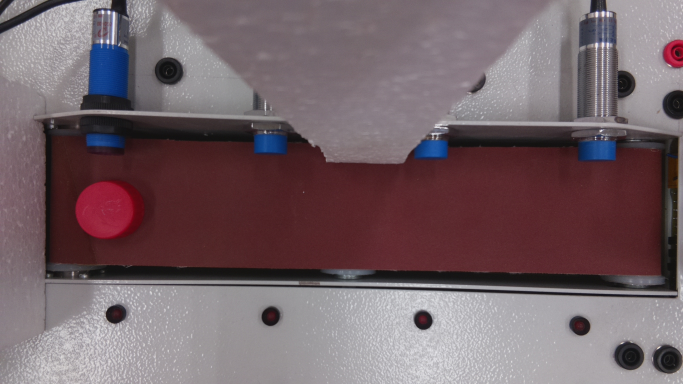
#> input picture img-data/image019.jpg, 1366 x 768 px (shown at 1/2 size)
$ python test_file.py
#> lines starting #> are read from the running program, lines starting #| are printed output that depends on the picture
### IDcircle.py
import cv2
import numpy as np


def red_mask(img):
    img_hsv = cv2.cvtColor(img, cv2.COLOR_RGB2HSV)
    # lower mask (0-10)
    lower_red = np.array([0, 100, 100])
    upper_red = np.array([10, 255, 255])
    mask0 = cv2.inRange(img_hsv, lower_red, upper_red)
    # upper mask (170-180)
    lower_red = np.array([170, 100, 100])
    upper_red = np.array([180, 255, 255])
    mask1 = cv2.inRange(img_hsv, lower_red, upper_red)
    # join my masks
    mask = mask0 + mask1
    # creating a circle kernel
    kernel_circle = cv2.getStructuringElement(cv2.MORPH_ELLIPSE, (7,7))
    # dilation with a circle kernel
    dilation = cv2.dilate(mask, kernel=kernel_circle, iterations=2)
    # set mask: zero everywhere exept hot zones
    output_img_red = img.copy()
    output_img_red[np.where(dilation == 0)] = 0
    return mask , output_img_red #returns a mask with all the red pixels?


def blue_mask(img):
    img_hsv = cv2.cvtColor(img, cv2.COLOR_BGR2HSV)
    # define range of blue color in HSV
    lower_blue = np.array([100, 50, 50])
    upper_blue = np.array([120, 255, 255])
    # Threshold the HSV image to get only blue colors
    mask = cv2.inRange(img_hsv, lower_blue, upper_blue)
    # set mask: zero everywhere exept target zones
    output_img_blue = img.copy()
    output_img_blue[np.where(mask == 0)] = 0
    return mask ,output_img_blue


def green_mask(img):
    img_hsv = cv2.cvtColor(img, cv2.COLOR_BGR2HSV)
    # define range of blue color in HSV
    lower_green = np.array([20, 50, 50])
    upper_green = np.array([100, 255, 255])
    # Threshold the HSV image to get only blue colors
    mask = cv2.inRange(img_hsv, lower_green, upper_green)
    output_img_green = img.copy()
    output_img_green[np.where(mask == 0)] = 0
    return mask ,output_img_green


# [9 lines left out: function yellow_mask, not called in this run]


def find_bottletap(image_rgb,x,y,r):
    #turn image_rgb into image_gray : a grayscale image
    image_gray = cv2.cvtColor(image_rgb , cv2.COLOR_RGB2GRAY)
    # detect circles in the image
    circles = cv2.HoughCircles(image_gray, cv2.HOUGH_GRADIENT, 1, 1000, param1=40, param2=30,
                               minRadius=50, maxRadius=70)
    # ensure at least some circles were found
    if circles is not None:
        # convert the (x, y) coordinates and radius of the circles to integers
        # loop over the (x, y) coordinates and radius of the circles
        circles = np.uint16(np.around(circles))
        for i in circles[0,:,]:
            # draw the outer circle
            # print(i)
            cv2.circle(image_rgb, (i[0], i[1]), i[2], (0, 255, 0), 2)
            # draw the center of the circle
            cv2.circle(image_rgb, (i[0], i[1]), i[2], (0, 0, 0), 3)
    else:
        print("No bottletap on track!")
        x=0
        y=0
        r=0

    x=i[0]
    y=i[1]
    r=i[2]
    return x, y ,r, image_rgb

def bottletap(image,x,y,r): # Paints everything outside the circle black!
   for i in np.arange(0, image.shape[0]):
       for j in np.arange(0, image.shape[1]):
            if ((((j-x)**2) + (((i-y)**2))>r**2)):
                image[i, j, 0] = 0
                image[i, j, 1] = 0
                image[i, j, 2] = 0
   return image


def find_track(img):
    img[0:300, :] = 0
    img[520:800, :] = 0
    return img

def getColor(img):

    bw_red, color_red = red_mask(img)
    bw_green,color_green = green_mask(img)
    bw_blue,color_blue = blue_mask(img)

    counter_R= np.sum(bw_red == True)
    print(counter_R)
    counter_B= np.sum(bw_blue == True)
    print(counter_B)
    counter_G=np.sum(bw_green == True)
    print(counter_G)

    message=0

    if(counter_R > counter_B) and (counter_R > counter_G):
        message=111

    elif(counter_B > counter_R) and (counter_B > counter_G):
        message=101

    elif (counter_G > counter_R) and (counter_G >> counter_B):
        message=100

    return message

### img-data/test_file.py
import cv2
import IDcircle as idc
import matplotlib
matplotlib.use('TkAgg')
import matplotlib.pyplot as plt
# Load and prepare image:
print("Load and prepare image: ")
img_BGR = cv2.imread("image019.jpg")
#> img_BGR is the input picture: shape (768, 1366, 3); mean B, G, R 103.8, 98.5, 116.3
img = idc.find_track(img_BGR)
#> in find_track, `img[0:300, :] = 0`:
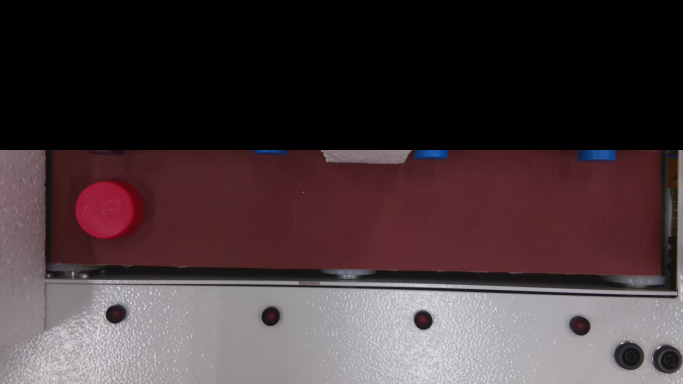
#> img: shape (768, 1366, 3) (shown at 1/2 size); mean B, G, R 57.9, 55.3, 70.1
#> in find_track, `img[520:800, :] = 0`:
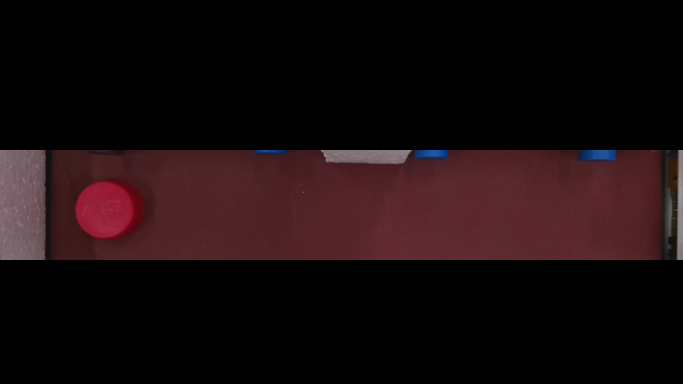
#> img: shape (768, 1366, 3) (shown at 1/2 size); mean B, G, R 13.1, 11.7, 24.2
img = cv2.cvtColor(img, cv2.COLOR_BGR2RGB)
plt.imshow(img, cmap= None)
plt.show()
# WARNING: Image has to be in grayscale!

print("Finding circle...")
x=100
y=100
r=100
x, y, r, img_circle = idc.find_bottletap(img,x,y,r)
#> in find_bottletap, `image_gray = cv2.cvtColor(image_rgb , cv2.COLOR_RGB2GRAY)`:
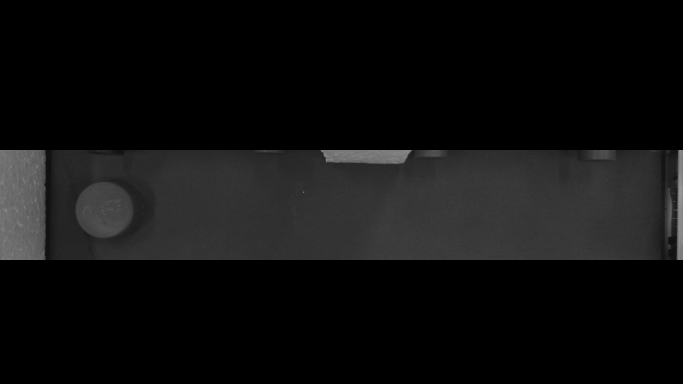
#> image_gray: shape (768, 1366) (shown at 1/2 size); min 0, max 155, mean 15.6
#> in find_bottletap, `circles = cv2.HoughCircles(image_gray, cv2.HOUGH_GRADIENT, 1, 1000, pa..`: circles = [[208.5, 420.5, 56.6]]
#> in find_bottletap, `circles = np.uint16(np.around(circles))`: circles = [[208, 420, 57]]
#> the loop in find_bottletap, `for i in circles[0,:,]:` made 1 pass
#> after the loop in find_bottletap, `for i in circles[0,:,]:`:
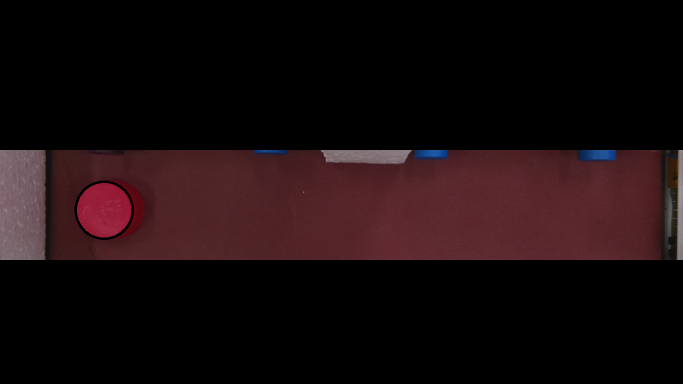
#> image_rgb: shape (768, 1366, 3) (shown at 1/2 size); mean R, G, B 24, 11.6, 13
#> in find_bottletap, `x=i[0]`: x = 208
#> in find_bottletap, `y=i[1]`: y = 420
#> in find_bottletap, `r=i[2]`: r = 57
#> x = 208; y = 420; r = 57
plt.imshow(img_circle,cmap='Blues')
plt.show()
print(x,y,r)
#| 208 420 57
plt.imshow(img_circle[y-r:y+r,x-r:x+r],cmap='Blues')
plt.show()
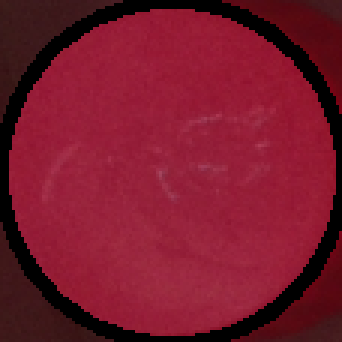
#> shown: shape (114, 114, 3) (shown 3 times larger); mean R, G, B 120.4, 25, 44
img_new = idc.bottletap(img_circle[x-r:x+r,y-r:y+r], x, y, r)
#> after the loop in bottletap, `for i in np.arange(0, image.shape[0]):`: image: shape (114, 114, 3); every value is 0
print("Circle found: ")
bw, color = idc.blue_mask(img_new)
#> in blue_mask, `mask = cv2.inRange(img_hsv, lower_blue, upper_blue)`: mask: shape (114, 114); every value is 0
plt.imshow(color, cmap= 'gray')
plt.show()
message=idc.getColor(img_new)
#> in getColor, `counter_R= np.sum(bw_red == True)`: counter_R = 0
#| 0
#| 0
#| 0
#> message = 0
print(message)
#| 0
plt.imshow(img_new,cmap='Blues')
plt.show()
print("End program.")


# img_circle[y-r:y+r,x-r:x+r] <-- Vaka ja prakjam slikata za da oderi boja!

$ run again, with img-data/image003.jpg copied over img-data/image019.jpg
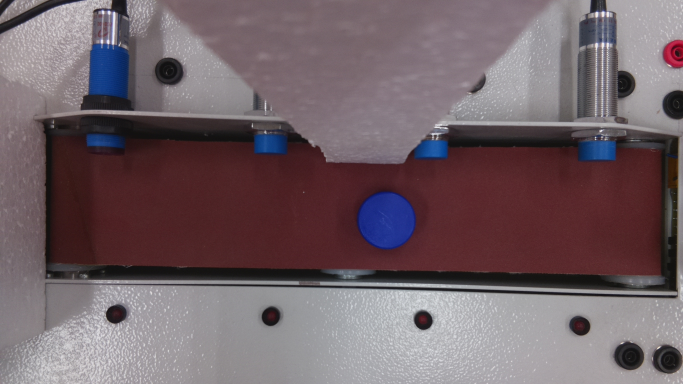
#> input picture img-data/image003.jpg, 1366 x 768 px (shown at 1/2 size)
#> img_BGR is the input picture: shape (768, 1366, 3); mean B, G, R 103.2, 97.5, 113.4
#> in find_bottletap, `circles = cv2.HoughCircles(image_gray, cv2.HOUGH_GRADIENT, 1, 1000, pa..`: circles = [[772.5, 439.5, 54.5]]
#> in find_bottletap, `circles = np.uint16(np.around(circles))`: circles = [[772, 440, 54]]
#> the loop in find_bottletap, `for i in circles[0,:,]:` made 1 pass
#> after the loop in find_bottletap, `for i in circles[0,:,]:`:
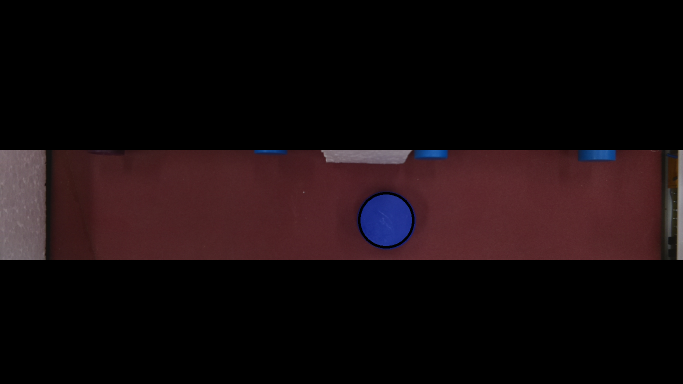
#> image_rgb: shape (768, 1366, 3) (shown at 1/2 size); mean R, G, B 22.2, 11.8, 13.5
#> in find_bottletap, `x=i[0]`: x = 772
#> in find_bottletap, `y=i[1]`: y = 440
#> in find_bottletap, `r=i[2]`: r = 54
#> `x, y, r, img_circle = idc.find_bottletap(img,x,y,r)`: x = 772; y = 440; r = 54
#| 772 440 54
#> `plt.show()`:
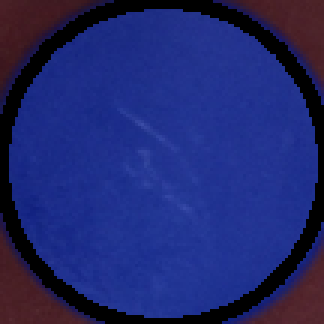
#> shown: shape (108, 108, 3) (shown 3 times larger); mean R, G, B 32.2, 39.6, 109.7
#> mask: shape (50, 108); every value is 0
#> counter_R = 0
#| 0
#| 0
#| 0
#| 0
